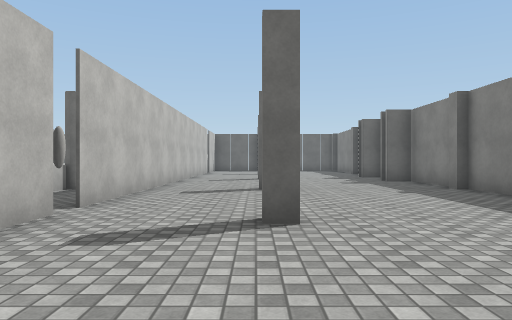
[1] (above)

12 first-person views from a walk through a Unity game level. The camera is 1.2 m above the floor, looks level and sees 70° across. The floor is counted in squares, 2 m on a side. Each view is taken from the middle of a square. On the plan, view 1 faces up. The plan holds only what a view shows up to about 10 squares ahead; the rest is blank. The place goes on beyond the plan. Surface patterns are stand-ins for the level's own textures.

[2]
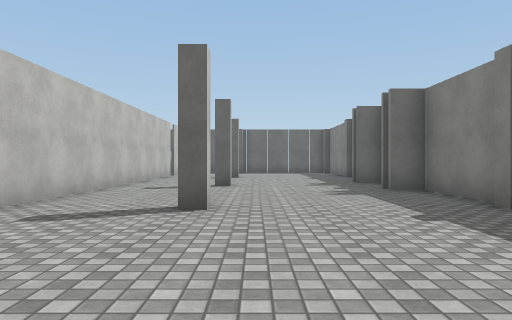

[3]
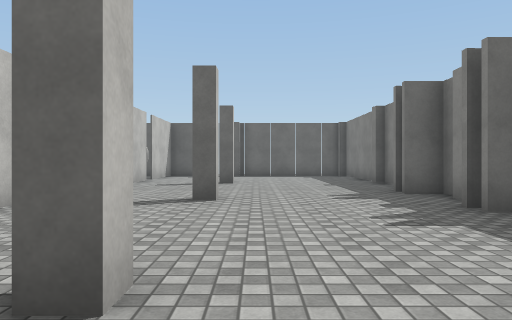

[4]
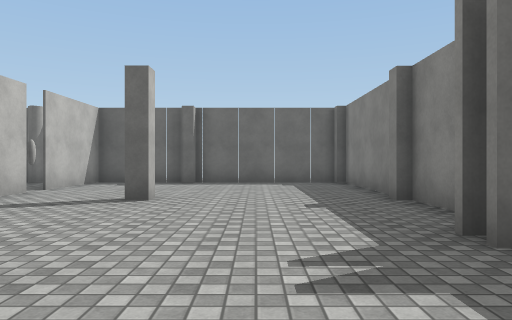

[5]
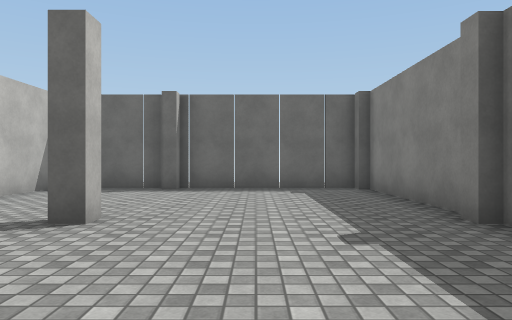

[6]
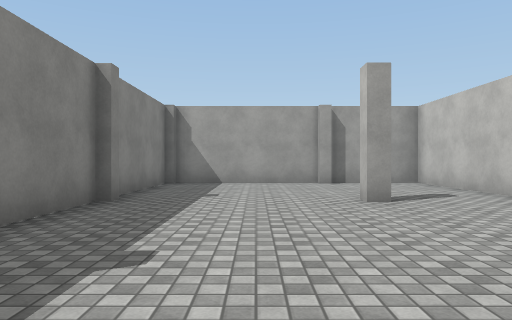

[7]
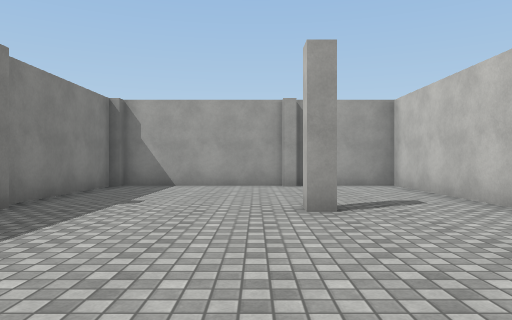

[8]
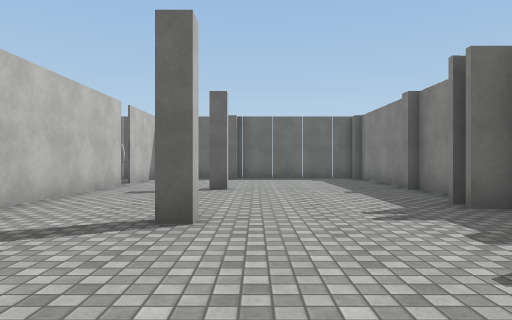

[9]
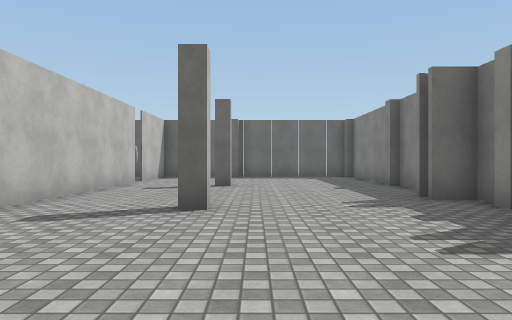

[10]
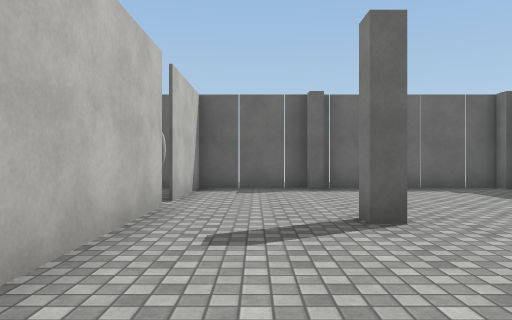

[11]
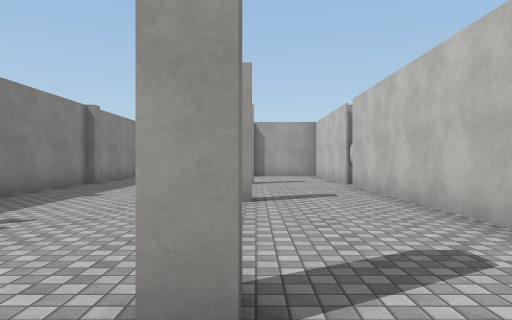

[12]
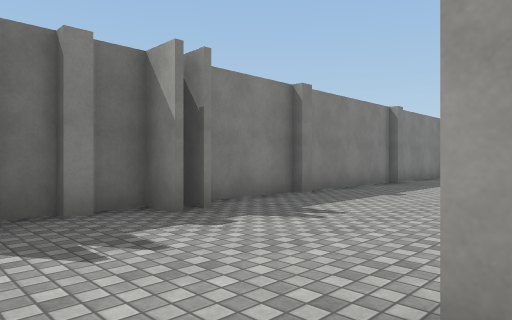

### Floor plan
Points are (right, up) in squares from view 1. A wall is a line through its corners. A room is listed if a view was taken in it or the views show most of it. See-through windows are left out.
Room 1 (views 1, 2, 3, 4, 5, 6, 7, 8, 9, 10, 11, 12)
walls: (0.4, 7.9) (0.4, 7.4) (0, 7.4); (0.5, 11.4) (0, 11.4); (3.6, 10.3) (4.1, 10.3); (0, 11.8) (0.5, 11.8); (3.6, 10.7) (4.3, 10.7) (4.3, 11.4); (4.3, 7.8) (4.3, 10.2) (3.6, 10.2); (4.3, 11.6) (4.3, 12.5) (3.6, 12.5); (0, 3.8) (0.5, 3.8); (0.5, 3.4) (0, 3.4); (-2.2, 4) (-2.2, -0.5) (0.1, -0.5); (4.3, 14.2) (4.3, 15.5); (4.3, 3.6) (4.3, 7.5); (0.4, 15.9) (0.4, 15.4) (0.1, 15.4) (0.1, 15.9); (4.3, 16.1) (4.3, 19.5); (-2.2, 16.8) (-2.2, 4.5); (0.4, -0.5) (4.1, -0.5); (4.3, -0.2) (4.3, 3.1); (0.5, 19.4) (0, 19.4); (0.1, 19.8) (-3, 19.8); (4.2, 19.8) (0.4, 19.8); (-2.2, 19.9) (-2.2, 17.2)

Where each view was taken, in squares from view 1:
view 1: 0 up, 0 right, facing up
view 2: 3 up, 1 right, facing up
view 3: 6 up, 1 right, facing up
view 4: 10 up, 2 right, facing up
view 5: 12 up, 2 right, facing up
view 6: 9 up, 2 right, facing down
view 7: 8 up, 1 right, facing down
view 8: 8 up, 1 right, facing up
view 9: 7 up, 1 right, facing up
view 10: 12 up, 1 left, facing up
view 11: 13 up, 0 right, facing down
view 12: 13 up, 0 right, facing down-right
